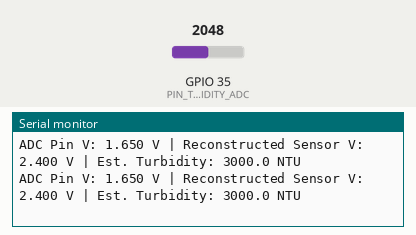
Simulated run of this sketch. Board: ESP32. Shown: the last lines printed to the serial monitor. Inputs (shaded band) come from the test bench; at power-on: GPIO 35 (PIN_TURBIDITY_ADC) = 2048 (analog values on the 0–4095 scale).

Above: at 1.2 s.
1.3 s: GPIO 35 (PIN_TURBIDITY_ADC) set to 3469
At 2.6 s:
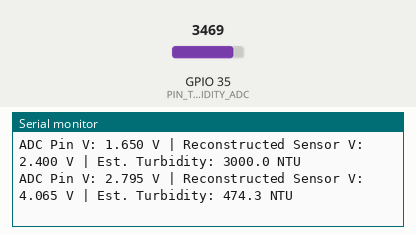
2.8 s: GPIO 35 (PIN_TURBIDITY_ADC) set to 3552
At 3.9 s:
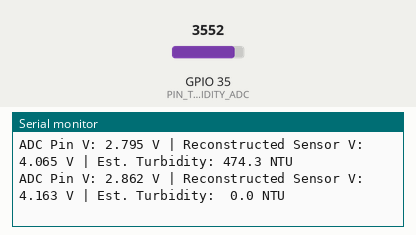

The sketch:

04_turbidity_test.ino
```cpp
#define PIN_TURBIDITY_ADC 35

// Divider factor: R1 = 10k, R2 = 22k -> V_adc = V_sensor * (22 / (10 + 22))
// Reconstruct V_sensor: V_sensor = V_adc * (32 / 22) = V_adc * 1.4545
const float TURB_DIVIDER_RATIO = (22.0f + 10.0f) / 22.0f;

void setup() {
  Serial.begin(115200);
  pinMode(PIN_TURBIDITY_ADC, INPUT);
  analogSetAttenuation(ADC_11db);
  analogReadResolution(12);
  Serial.println("Turbidity Sensor Raw ADC and Scaled Voltage Monitor");
}

void loop() {
  uint32_t mvSum = 0;
  const int samples = 30;

  for (int i = 0; i < samples; i++) {
    mvSum += analogReadMilliVolts(PIN_TURBIDITY_ADC);
    delayMicroseconds(200);
  }

  float adcV = (float)mvSum / (samples * 1000.0f);
  float reconstructedSensorV = adcV * TURB_DIVIDER_RATIO;

  // Approximate NTU
  float ntu = 0.0f;
  if (reconstructedSensorV >= 4.10f) {
    ntu = 0.0f;
  } else if (reconstructedSensorV <= 2.50f) {
    ntu = 3000.0f;
  } else {
    ntu = -1120.4f * pow(reconstructedSensorV, 2) + 5742.3f * reconstructedSensorV - 4352.9f;
  }
  if (ntu < 0) ntu = 0;

  Serial.printf("ADC Pin V: %1.3f V | Reconstructed Sensor V: %1.3f V | Est. Turbidity: %4.1f NTU\n",
                adcV, reconstructedSensorV, ntu);
  delay(1000);
}
```

Measured:
- the behaviour switches between 3498 and 3499 on GPIO 35 (PIN_TURBIDITY_ADC) (found by bisection; images 1 and 2)
- after the input at 1.3 s, the serial monitor: prints a new line after 0.73 s (image 1)
- after the input at 2.8 s, the serial monitor: prints a new line after 0.24 s (image 2)
